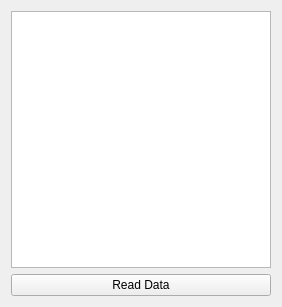
<?xml version="1.0" encoding="UTF-8"?>
<ui version="4.0">
 <class>Widget</class>
 <widget class="QWidget" name="Widget">
  <property name="geometry">
   <rect>
    <x>0</x>
    <y>0</y>
    <width>282</width>
    <height>307</height>
   </rect>
  </property>
  <property name="windowTitle">
   <string>Widget</string>
  </property>
  <layout class="QVBoxLayout" name="verticalLayout">
   <item>
    <widget class="QTableView" name="tableView"/>
   </item>
   <item>
    <widget class="QPushButton" name="readData">
     <property name="text">
      <string>Read Data</string>
     </property>
    </widget>
   </item>
  </layout>
 </widget>
 <resources/>
 <connections/>
</ui>
